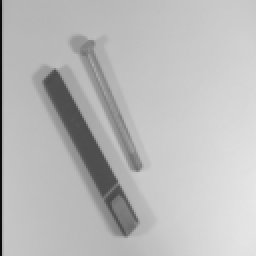
#> input picture img1.png, 128 x 128 px (shown 2 times larger)
$ python grayscalAND.py
#> lines starting #> are read from the running program, lines starting #| are printed output that depends on the picture; after the words box and inside, x2 and y2 are one past the last pixel; in counts of white or black regions, pixels touching at a corner belong together
import cv2


def process_images(path1, path2):
    # Input two grayscale images
#> called with path1 = 'img1.png', path2 = 'img2.png'
    img1 = cv2.imread(path1, cv2.IMREAD_GRAYSCALE)
#> img1 is the input picture: shape (128, 128); min 12, max 231, mean 186.1
    img2 = cv2.imread(path2, cv2.IMREAD_GRAYSCALE)
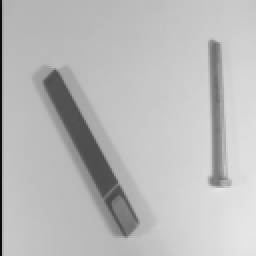
#> input picture img2.png, 128 x 128 px (shown 2 times larger)
#> img2 is the input picture: shape (128, 128); min 12, max 231, mean 186.2

    if img1 is None or img2 is None:
        print("Error: Check file paths.")
        return

    # Ensure images are the same size for the AND operation
    img2 = cv2.resize(img2, (img1.shape[1], img1.shape[0]))

    # Bitwise operation on grayscale values
    img_and = cv2.bitwise_and(img1, img2)
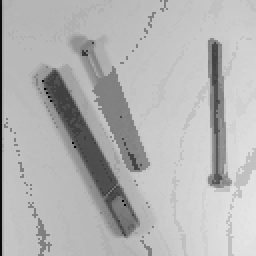
#> img_and: shape (128, 128) (shown 2 times larger); min 0, max 230, mean 179.3

    # Binarization using Otsu's Thresholding
    # This automatically finds the best threshold value
    _, img_binary = cv2.threshold(img_and, 0, 255, cv2.THRESH_BINARY + cv2.THRESH_OTSU)
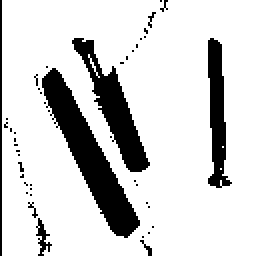
#> img_binary: shape (128, 128) (shown 2 times larger); 82.8% white; 46 black regions (41 under 20 px), largest, box (x1, y1, x2, y2) and area: (21, 34, 70, 119) 1227, (36, 19, 75, 86) 777, (104, 19, 116, 94) 513, (0, 0, 1, 128) 128, (18, 109, 26, 128) 61

    # Display results
    cv2.imshow("Image 1", img1)
    cv2.imshow("Image 2", img2)
    cv2.imshow("Bitwise AND Result", img_and)
    cv2.imshow("Final Binarization", img_binary)

    cv2.waitKey(0)
    cv2.destroyAllWindows()


# Usage
process_images("img1.png", "img2.png")
